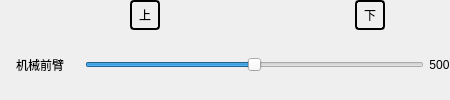
                         <widget class="QWidget" name="widget_11" native="true">
                          <property name="minimumSize">
                           <size>
                            <width>450</width>
                            <height>100</height>
                           </size>
                          </property>
                          <layout class="QVBoxLayout" name="verticalLayout_15">
                           <property name="spacing">
                            <number>0</number>
                           </property>
                           <property name="leftMargin">
                            <number>0</number>
                           </property>
                           <property name="topMargin">
                            <number>0</number>
                           </property>
                           <property name="rightMargin">
                            <number>0</number>
                           </property>
                           <property name="bottomMargin">
                            <number>0</number>
                           </property>
                           <item>
                            <widget class="QWidget" name="widget_13" native="true">
                             <property name="maximumSize">
                              <size>
                               <width>16777215</width>
                               <height>30</height>
                              </size>
                             </property>
                             <layout class="QHBoxLayout" name="horizontalLayout_16">
                              <property name="spacing">
                               <number>0</number>
                              </property>
                              <property name="leftMargin">
                               <number>0</number>
                              </property>
                              <property name="topMargin">
                               <number>0</number>
                              </property>
                              <property name="rightMargin">
                               <number>0</number>
                              </property>
                              <property name="bottomMargin">
                               <number>0</number>
                              </property>
                              <item>
                               <spacer name="horizontalSpacer_24">
                                <property name="orientation">
                                 <enum>Qt::Horizontal</enum>
                                </property>
                                <property name="sizeHint" stdset="0">
                                 <size>
                                  <width>62</width>
                                  <height>20</height>
                                 </size>
                                </property>
                               </spacer>
                              </item>
                              <item>
                               <spacer name="horizontalSpacer_25">
                                <property name="orientation">
                                 <enum>Qt::Horizontal</enum>
                                </property>
                                <property name="sizeHint" stdset="0">
                                 <size>
                                  <width>40</width>
                                  <height>20</height>
                                 </size>
                                </property>
                               </spacer>
                              </item>
                              <item>
                               <widget class="QLabel" name="label_18">
                                <property name="minimumSize">
                                 <size>
                                  <width>30</width>
                                  <height>30</height>
                                 </size>
                                </property>
                                <property name="maximumSize">
                                 <size>
                                  <width>30</width>
                                  <height>30</height>
                                 </size>
                                </property>
                                <property name="styleSheet">
                                 <string notr="true">QLabel
{
font: 12pt &quot;楷体&quot;;
border:2px solid;
border-radius:4px;
}</string>
                                </property>
                                <property name="text">
                                 <string>上</string>
                                </property>
                                <property name="alignment">
                                 <set>Qt::AlignCenter</set>
                                </property>
                               </widget>
                              </item>
                              <item>
                               <spacer name="horizontalSpacer_26">
                                <property name="orientation">
                                 <enum>Qt::Horizontal</enum>
                                </property>
                                <property name="sizeHint" stdset="0">
                                 <size>
                                  <width>40</width>
                                  <height>20</height>
                                 </size>
                                </property>
                               </spacer>
                              </item>
                              <item>
                               <spacer name="horizontalSpacer_27">
                                <property name="orientation">
                                 <enum>Qt::Horizontal</enum>
                                </property>
                                <property name="sizeHint" stdset="0">
                                 <size>
                                  <width>40</width>
                                  <height>20</height>
                                 </size>
                                </property>
                               </spacer>
                              </item>
                              <item>
                               <spacer name="horizontalSpacer_28">
                                <property name="orientation">
                                 <enum>Qt::Horizontal</enum>
                                </property>
                                <property name="sizeHint" stdset="0">
                                 <size>
                                  <width>62</width>
                                  <height>20</height>
                                 </size>
                                </property>
                               </spacer>
                              </item>
                              <item>
                               <widget class="QLabel" name="label_19">
                                <property name="minimumSize">
                                 <size>
                                  <width>30</width>
                                  <height>30</height>
                                 </size>
                                </property>
                                <property name="maximumSize">
                                 <size>
                                  <width>30</width>
                                  <height>30</height>
                                 </size>
                                </property>
                                <property name="styleSheet">
                                 <string notr="true">QLabel
{
font: 12pt &quot;楷体&quot;;
border:2px solid;
border-radius:4px;
}</string>
                                </property>
                                <property name="text">
                                 <string>下</string>
                                </property>
                                <property name="alignment">
                                 <set>Qt::AlignCenter</set>
                                </property>
                               </widget>
                              </item>
                              <item>
                               <spacer name="horizontalSpacer_29">
                                <property name="orientation">
                                 <enum>Qt::Horizontal</enum>
                                </property>
                                <property name="sizeHint" stdset="0">
                                 <size>
                                  <width>40</width>
                                  <height>20</height>
                                 </size>
                                </property>
                               </spacer>
                              </item>
                             </layout>
                            </widget>
                           </item>
                           <item>
                            <widget class="QWidget" name="JXB_J1_widget_3" native="true">
                             <layout class="QHBoxLayout" name="horizontalLayout_12">
                              <property name="spacing">
                               <number>5</number>
                              </property>
                              <property name="leftMargin">
                               <number>0</number>
                              </property>
                              <property name="topMargin">
                               <number>0</number>
                              </property>
                              <property name="rightMargin">
                               <number>0</number>
                              </property>
                              <property name="bottomMargin">
                               <number>0</number>
                              </property>
                              <item>
                               <widget class="QToolButton" name="toolButton_3">
                                <property name="minimumSize">
                                 <size>
                                  <width>80</width>
                                  <height>65</height>
                                 </size>
                                </property>
                                <property name="maximumSize">
                                 <size>
                                  <width>80</width>
                                  <height>65</height>
                                 </size>
                                </property>
                                <property name="styleSheet">
                                 <string notr="true">QToolButton
{
font: 12pt &quot;楷体&quot;;
border:0px solid;
border-radius:4px;
background:transparent;
}
QToolButton:hover
{
border:0px solid;
background-color: rgb(27, 49, 73);
border-radius:4px;
background:transparent;
}</string>
                                </property>
                                <property name="text">
                                 <string>机械前臂</string>
                                </property>
                                <property name="icon">
                                 <iconset resource="res.qrc">
                                  <normaloff>:/ptr/JXB3.png</normaloff>:/ptr/JXB3.png</iconset>
                                </property>
                                <property name="iconSize">
                                 <size>
                                  <width>40</width>
                                  <height>40</height>
                                 </size>
                                </property>
                                <property name="toolButtonStyle">
                                 <enum>Qt::ToolButtonTextUnderIcon</enum>
                                </property>
                               </widget>
                              </item>
                              <item>
                               <widget class="QSlider" name="JDT_JXB_J3">
                                <property name="maximum">
                                 <number>1000</number>
                                </property>
                                <property name="value">
                                 <number>500</number>
                                </property>
                                <property name="orientation">
                                 <enum>Qt::Horizontal</enum>
                                </property>
                               </widget>
                              </item>
                              <item>
                               <widget class="QLabel" name="JDT_JXB_J3_lbl">
                                <property name="styleSheet">
                                 <string notr="true">QLabel
{
font: 11pt &quot;楷体&quot;;
border:0px solid;
background:transparent;
}</string>
                                </property>
                                <property name="text">
                                 <string>500</string>
                                </property>
                                <property name="alignment">
                                 <set>Qt::AlignCenter</set>
                                </property>
                               </widget>
                              </item>
                             </layout>
                            </widget>
                           </item>
                          </layout>
                         </widget>
